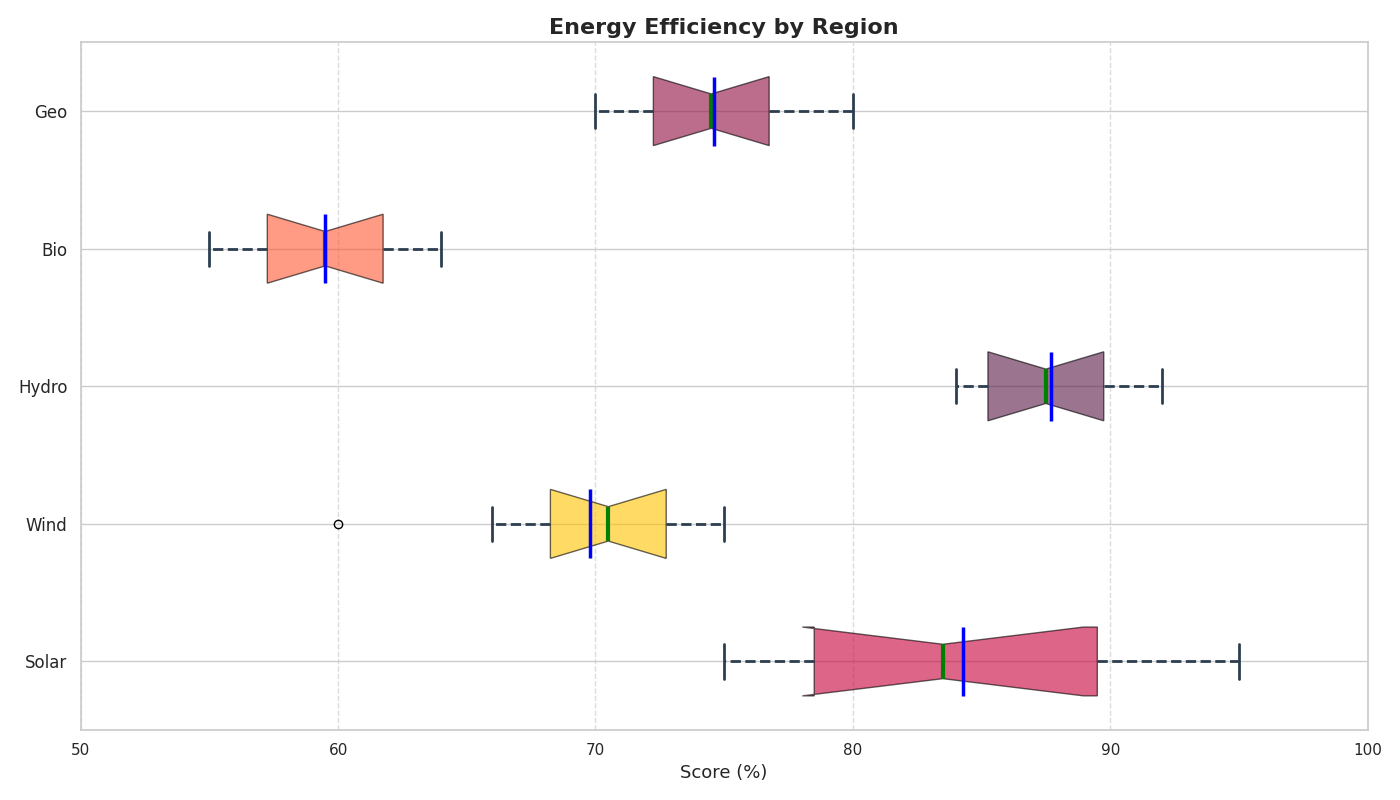

The Python source for this figure:
import matplotlib.pyplot as plt

energy_sources = ['Solar', 'Wind', 'Hydro', 'Bio', 'Geo']
efficiency_data = [
    [90, 75, 78, 80, 82, 93, 95, 77, 88, 85],
    [68, 70, 75, 66, 60, 69, 71, 73, 72, 74],
    [84, 85, 92, 87, 91, 89, 86, 88, 90, 85],
    [63, 56, 62, 60, 57, 58, 61, 55, 64, 59],
    [75, 72, 71, 73, 76, 80, 78, 70, 77, 74],
]

fig, ax = plt.subplots(figsize=(14, 8))

bp = ax.boxplot(efficiency_data, vert=False, patch_artist=True, notch=True, showmeans=True,
                meanline=True, meanprops=dict(linestyle='-', linewidth=2.5, color='blue'))

# Colors are shuffled for each data group
colors = ['#C70039', '#FFC300', '#581845', '#FF5733', '#900C3F']
for patch, color in zip(bp['boxes'], colors):
    patch.set(facecolor=color, alpha=0.6)

for whisker in bp['whiskers']:
    whisker.set(color='#2C3E50', linewidth=2, linestyle="--")

for cap in bp['caps']:
    cap.set(color='#2C3E50', linewidth=2)

for median in bp['medians']:
    median.set(color='green', linewidth=3)

ax.set_title('Energy Efficiency by Region', fontsize=16, fontweight='bold')
ax.set_xlabel('Score (%)', fontsize=13)
ax.set_yticklabels(energy_sources, fontsize=12)

ax.xaxis.grid(True, linestyle='--', alpha=0.7)
ax.set_xlim(50, 100)

plt.tight_layout()
plt.show()
